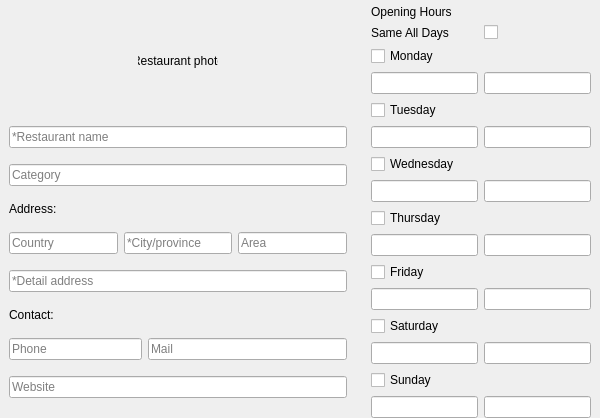
                                 <widget class="QWidget" name="content_2" native="true">
                                  <property name="sizePolicy">
                                   <sizepolicy hsizetype="Preferred" vsizetype="Preferred">
                                    <horstretch>0</horstretch>
                                    <verstretch>9</verstretch>
                                   </sizepolicy>
                                  </property>
                                  <property name="minimumSize">
                                   <size>
                                    <width>0</width>
                                    <height>0</height>
                                   </size>
                                  </property>
                                  <property name="styleSheet">
                                   <string notr="true"/>
                                  </property>
                                  <layout class="QHBoxLayout" name="horizontalLayout_10">
                                   <property name="spacing">
                                    <number>6</number>
                                   </property>
                                   <property name="leftMargin">
                                    <number>0</number>
                                   </property>
                                   <property name="topMargin">
                                    <number>0</number>
                                   </property>
                                   <property name="rightMargin">
                                    <number>0</number>
                                   </property>
                                   <property name="bottomMargin">
                                    <number>0</number>
                                   </property>
                                   <item>
                                    <widget class="QWidget" name="left_form_2" native="true">
                                     <property name="sizePolicy">
                                      <sizepolicy hsizetype="Preferred" vsizetype="Preferred">
                                       <horstretch>6</horstretch>
                                       <verstretch>0</verstretch>
                                      </sizepolicy>
                                     </property>
                                     <property name="styleSheet">
                                      <string notr="true"/>
                                     </property>
                                     <layout class="QVBoxLayout" name="verticalLayout_12">
                                      <property name="spacing">
                                       <number>4</number>
                                      </property>
                                      <property name="topMargin">
                                       <number>0</number>
                                      </property>
                                      <property name="bottomMargin">
                                       <number>0</number>
                                      </property>
                                      <item>
                                       <widget class="QWidget" name="avatar_widget_2" native="true">
                                        <property name="sizePolicy">
                                         <sizepolicy hsizetype="Preferred" vsizetype="Fixed">
                                          <horstretch>0</horstretch>
                                          <verstretch>0</verstretch>
                                         </sizepolicy>
                                        </property>
                                        <layout class="QGridLayout" name="gridLayout_4">
                                         <item row="0" column="0">
                                          <widget class="QLabel" name="restaurant_info_avatar">
                                           <property name="sizePolicy">
                                            <sizepolicy hsizetype="Fixed" vsizetype="Fixed">
                                             <horstretch>0</horstretch>
                                             <verstretch>0</verstretch>
                                            </sizepolicy>
                                           </property>
                                           <property name="minimumSize">
                                            <size>
                                             <width>80</width>
                                             <height>80</height>
                                            </size>
                                           </property>
                                           <property name="maximumSize">
                                            <size>
                                             <width>80</width>
                                             <height>80</height>
                                            </size>
                                           </property>
                                           <property name="text">
                                            <string>Restaurant photo</string>
                                           </property>
                                           <property name="alignment">
                                            <set>Qt::AlignCenter</set>
                                           </property>
                                          </widget>
                                         </item>
                                        </layout>
                                       </widget>
                                      </item>
                                      <item>
                                       <widget class="QLineEdit" name="modifyrestaurant_name_lineEdit">
                                        <property name="inputMask">
                                         <string/>
                                        </property>
                                        <property name="text">
                                         <string notr="true"/>
                                        </property>
                                        <property name="frame">
                                         <bool>true</bool>
                                        </property>
                                        <property name="echoMode">
                                         <enum>QLineEdit::Normal</enum>
                                        </property>
                                        <property name="placeholderText">
                                         <string>*Restaurant name</string>
                                        </property>
                                       </widget>
                                      </item>
                                      <item>
                                       <widget class="QLineEdit" name="modifyrestaurant_category_lineEdit">
                                        <property name="text">
                                         <string/>
                                        </property>
                                        <property name="placeholderText">
                                         <string>Category</string>
                                        </property>
                                       </widget>
                                      </item>
                                      <item>
                                       <widget class="QLabel" name="address_label_2">
                                        <property name="sizePolicy">
                                         <sizepolicy hsizetype="Preferred" vsizetype="Fixed">
                                          <horstretch>0</horstretch>
                                          <verstretch>0</verstretch>
                                         </sizepolicy>
                                        </property>
                                        <property name="text">
                                         <string>Address:</string>
                                        </property>
                                       </widget>
                                      </item>
                                      <item>
                                       <widget class="QWidget" name="address_widget_2" native="true">
                                        <property name="sizePolicy">
                                         <sizepolicy hsizetype="Preferred" vsizetype="Fixed">
                                          <horstretch>0</horstretch>
                                          <verstretch>0</verstretch>
                                         </sizepolicy>
                                        </property>
                                        <layout class="QHBoxLayout" name="horizontalLayout_13">
                                         <property name="spacing">
                                          <number>6</number>
                                         </property>
                                         <property name="leftMargin">
                                          <number>0</number>
                                         </property>
                                         <property name="topMargin">
                                          <number>0</number>
                                         </property>
                                         <property name="rightMargin">
                                          <number>0</number>
                                         </property>
                                         <property name="bottomMargin">
                                          <number>0</number>
                                         </property>
                                         <item>
                                          <widget class="QLineEdit" name="modifyrestaurant_country_lineEdit">
                                           <property name="placeholderText">
                                            <string>Country</string>
                                           </property>
                                          </widget>
                                         </item>
                                         <item>
                                          <widget class="QLineEdit" name="modifyrestaurant_city_lineEdit">
                                           <property name="placeholderText">
                                            <string>*City/province</string>
                                           </property>
                                          </widget>
                                         </item>
                                         <item>
                                          <widget class="QLineEdit" name="modifyrestaurant_area_lineEdit">
                                           <property name="placeholderText">
                                            <string>Area</string>
                                           </property>
                                          </widget>
                                         </item>
                                        </layout>
                                       </widget>
                                      </item>
                                      <item>
                                       <widget class="QLineEdit" name="modifyrestaurant_detailedaddress_lineEdit">
                                        <property name="placeholderText">
                                         <string>*Detail address</string>
                                        </property>
                                       </widget>
                                      </item>
                                      <item>
                                       <widget class="QLabel" name="contact_label_2">
                                        <property name="sizePolicy">
                                         <sizepolicy hsizetype="Preferred" vsizetype="Fixed">
                                          <horstretch>0</horstretch>
                                          <verstretch>0</verstretch>
                                         </sizepolicy>
                                        </property>
                                        <property name="text">
                                         <string>Contact:</string>
                                        </property>
                                       </widget>
                                      </item>
                                      <item>
                                       <widget class="QWidget" name="contact_widget_2" native="true">
                                        <property name="sizePolicy">
                                         <sizepolicy hsizetype="Preferred" vsizetype="Fixed">
                                          <horstretch>0</horstretch>
                                          <verstretch>0</verstretch>
                                         </sizepolicy>
                                        </property>
                                        <layout class="QHBoxLayout" name="horizontalLayout_14">
                                         <property name="leftMargin">
                                          <number>0</number>
                                         </property>
                                         <property name="topMargin">
                                          <number>0</number>
                                         </property>
                                         <property name="rightMargin">
                                          <number>0</number>
                                         </property>
                                         <property name="bottomMargin">
                                          <number>0</number>
                                         </property>
                                         <item>
                                          <widget class="QLineEdit" name="modifyrestaurant_phone_lineEdit">
                                           <property name="sizePolicy">
                                            <sizepolicy hsizetype="Expanding" vsizetype="Fixed">
                                             <horstretch>4</horstretch>
                                             <verstretch>0</verstretch>
                                            </sizepolicy>
                                           </property>
                                           <property name="placeholderText">
                                            <string>Phone</string>
                                           </property>
                                          </widget>
                                         </item>
                                         <item>
                                          <widget class="QLineEdit" name="modifyrestaurant_email_lineEdit">
                                           <property name="sizePolicy">
                                            <sizepolicy hsizetype="Expanding" vsizetype="Fixed">
                                             <horstretch>6</horstretch>
                                             <verstretch>0</verstretch>
                                            </sizepolicy>
                                           </property>
                                           <property name="placeholderText">
                                            <string>Mail</string>
                                           </property>
                                          </widget>
                                         </item>
                                        </layout>
                                       </widget>
                                      </item>
                                      <item>
                                       <widget class="QLineEdit" name="modifyrestaurant_website_lineEdit">
                                        <property name="placeholderText">
                                         <string>Website</string>
                                        </property>
                                       </widget>
                                      </item>
                                     </layout>
                                    </widget>
                                   </item>
                                   <item>
                                    <widget class="QWidget" name="right_form_2" native="true">
                                     <property name="sizePolicy">
                                      <sizepolicy hsizetype="Preferred" vsizetype="Preferred">
                                       <horstretch>4</horstretch>
                                       <verstretch>0</verstretch>
                                      </sizepolicy>
                                     </property>
                                     <property name="styleSheet">
                                      <string notr="true"/>
                                     </property>
                                     <layout class="QVBoxLayout" name="verticalLayout_14">
                                      <property name="topMargin">
                                       <number>0</number>
                                      </property>
                                      <property name="bottomMargin">
                                       <number>0</number>
                                      </property>
                                      <item>
                                       <spacer name="verticalSpacer_10">
                                        <property name="orientation">
                                         <enum>Qt::Vertical</enum>
                                        </property>
                                        <property name="sizeType">
                                         <enum>QSizePolicy::Minimum</enum>
                                        </property>
                                        <property name="sizeHint" stdset="0">
                                         <size>
                                          <width>20</width>
                                          <height>5</height>
                                         </size>
                                        </property>
                                       </spacer>
                                      </item>
                                      <item>
                                       <widget class="QLabel" name="label_16">
                                        <property name="text">
                                         <string>Opening Hours</string>
                                        </property>
                                       </widget>
                                      </item>
                                      <item>
                                       <layout class="QHBoxLayout" name="same_horizontalLayout_2">
                                        <item>
                                         <widget class="QLabel" name="same_label_2">
                                          <property name="text">
                                           <string>Same All Days</string>
                                          </property>
                                         </widget>
                                        </item>
                                        <item>
                                         <widget class="QCheckBox" name="all_days_checkBox_2">
                                          <property name="text">
                                           <string/>
                                          </property>
                                         </widget>
                                        </item>
                                       </layout>
                                      </item>
                                      <item>
                                       <layout class="QGridLayout" name="week_gridLayout_2">
                                        <item row="8" column="0">
                                         <widget class="QCheckBox" name="friday_checkBox_2">
                                          <property name="text">
                                           <string>Friday</string>
                                          </property>
                                         </widget>
                                        </item>
                                        <item row="5" column="1">
                                         <widget class="QLineEdit" name="wednesday_3"/>
                                        </item>
                                        <item row="7" column="0">
                                         <widget class="QLineEdit" name="thursday_3"/>
                                        </item>
                                        <item row="12" column="0">
                                         <widget class="QCheckBox" name="sunday_checkBox_2">
                                          <property name="text">
                                           <string>Sunday</string>
                                          </property>
                                         </widget>
                                        </item>
                                        <item row="9" column="1">
                                         <widget class="QLineEdit" name="friday_3"/>
                                        </item>
                                        <item row="11" column="0">
                                         <widget class="QLineEdit" name="saturday_3"/>
                                        </item>
                                        <item row="4" column="0">
                                         <widget class="QCheckBox" name="wednesday_checkBox_2">
                                          <property name="text">
                                           <string>Wednesday</string>
                                          </property>
                                         </widget>
                                        </item>
                                        <item row="0" column="0">
                                         <widget class="QCheckBox" name="monday_checkBox_2">
                                          <property name="text">
                                           <string>Monday</string>
                                          </property>
                                         </widget>
                                        </item>
                                        <item row="3" column="0">
                                         <widget class="QLineEdit" name="tuesday_3"/>
                                        </item>
                                        <item row="1" column="0">
                                         <widget class="QLineEdit" name="monday_3"/>
                                        </item>
                                        <item row="11" column="1">
                                         <widget class="QLineEdit" name="saturday_4"/>
                                        </item>
                                        <item row="3" column="1">
                                         <widget class="QLineEdit" name="tuesday_4"/>
                                        </item>
                                        <item row="1" column="1">
                                         <widget class="QLineEdit" name="monday_4"/>
                                        </item>
                                        <item row="6" column="0">
                                         <widget class="QCheckBox" name="thursday_checkBox_2">
                                          <property name="text">
                                           <string>Thursday</string>
                                          </property>
                                         </widget>
                                        </item>
                                        <item row="5" column="0">
                                         <widget class="QLineEdit" name="wednesday_4"/>
                                        </item>
                                        <item row="10" column="0">
                                         <widget class="QCheckBox" name="saturday_checkBox_2">
                                          <property name="text">
                                           <string>Saturday</string>
                                          </property>
                                         </widget>
                                        </item>
                                        <item row="7" column="1">
                                         <widget class="QLineEdit" name="thursday_4"/>
                                        </item>
                                        <item row="9" column="0">
                                         <widget class="QLineEdit" name="friday_4"/>
                                        </item>
                                        <item row="2" column="0">
                                         <widget class="QCheckBox" name="tuesday_checkBox_2">
                                          <property name="text">
                                           <string>Tuesday</string>
                                          </property>
                                         </widget>
                                        </item>
                                        <item row="13" column="0">
                                         <widget class="QLineEdit" name="sunday_3"/>
                                        </item>
                                        <item row="13" column="1">
                                         <widget class="QLineEdit" name="sunday_4"/>
                                        </item>
                                       </layout>
                                      </item>
                                     </layout>
                                    </widget>
                                   </item>
                                  </layout>
                                 </widget>
